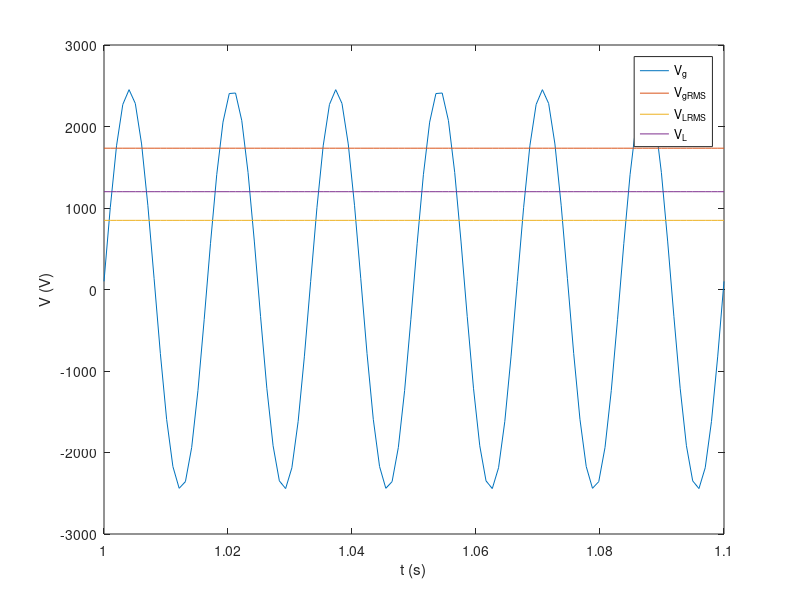

This chart was generated by the following MATLAB code:
I_p=10
R_p=1
X_p=2
N_p=2
N_s=1
X_s=2
R_s=1
R_L=60
f=60
omega=2*pi*f
a=N_p/N_s
Z_s=X_s*i+R_s+R_L
Z_s_refl=Z_s*a^2
Z_p=R_p+X_p*i+Z_s_refl
V_g=I_p*Z_p
I_s=I_p*a
V_L=R_L*I_s
V_g_m=abs(V_g)
phi_V_g=angle(V_g)
V_g_RMS=V_g_m/sqrt(2)
V_L_RMS=V_L/sqrt(2)
t=linspace(1,1.1,100)
V_L_const=ones(size(t))*V_L
V_L_RMS_const=ones(size(t))*V_L_RMS
V_g_RMS_const=ones(size(t))*V_g_RMS
V_g_eq=V_g_m*sin(omega*t+phi_V_g)
plot(t,V_g_eq)
hold on
plot(t,V_g_RMS_const)
plot(t,V_L_RMS_const)
plot(t,V_L_const)
legend('V_g','{V_g}_{RMS}','{V_L}_{RMS}','V_L')
xlabel('t (s)')
ylabel('V (V)')
rad2deg(phi_V_g)